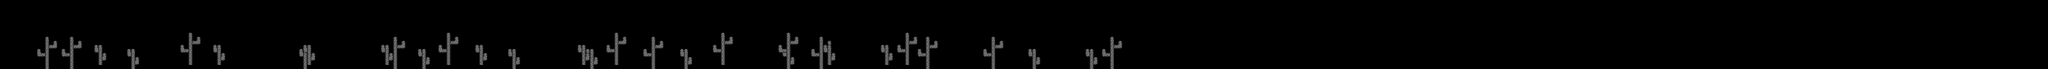

This game map was drawn from its Tiled (.tmx) file and the tilesets committed beside it. A one-line description and the trimmed map source follow:
An orthogonal 500x17 tile map with 8x8 px tiles, 1 tile layer (ForegroundTiles).

<map version="1.2" tiledversion="1.3.4" orientation="orthogonal" renderorder="right-down" width="500" height="17" tilewidth="8" tileheight="8" infinite="0" nextlayerid="2" nextobjectid="1">
 <editorsettings>
  <export target="../../js/maps/level_2_foreground_scroll.js" format="js" />
 </editorsettings>
 <tileset firstgid="1" source="spritesheet_master.tsx" />
 <layer id="1" name="ForegroundTiles" width="500" height="17">
  <data>[8500 cells, 335 non-empty, 5 distinct tile ids]</data>
 </layer>
</map>
